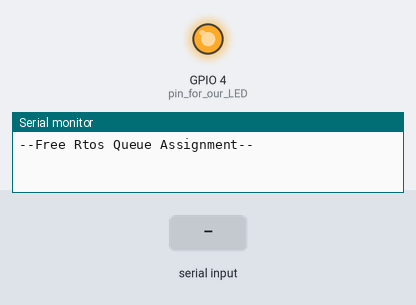
A program run on a simulated ESP32. On the bench: output pins drawn as LEDs (lit = HIGH), the last lines printed to the serial monitor. Dashed ring = blinking. The test bench sets the inputs (shaded band).

Above: at 2.2 s.
2.3 s: "delay90\n" received over Serial
5.3 s: "delay" received over Serial
At 5.58 s:
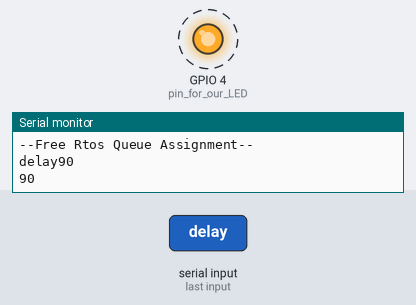
At 7.3 s:
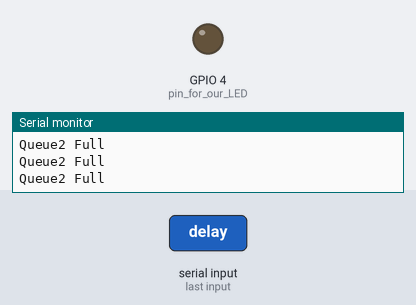
8.3 s: "delay,45\n" received over Serial
Timing chart, 0 to 17.3 s (numbered marks = the images above; inputs shaded):
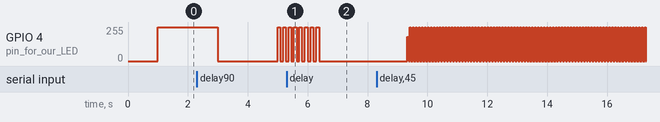

Measured:
- after the input at 5.3 s, GPIO 4 (pin_for_our_LED): goes on until 6.4 s, then stays 0/255
- after the input at 8.3 s, GPIO 4 (pin_for_our_LED): 0/255 → 181/255 after 1.0 s, then repeats every 0.08 s: 0/255 0.03 s, 255/255 0.05 s

The program:

main.cpp
```cpp
#include <Arduino.h>

//use only one core
#if CONFIG_FREERTOS_UNICORE
#define ARDUINO_RUNNING_CORE 0
#else
#define ARDUINO_RUNNING_CORE 1
#endif

// settings

static const uint8_t msg_queue_len = 5; // maximum number of queues our queue can store

// create our queue variable as a global variable
// so both of our tasks can use it
// not our 'QueueHandle_t' is a struct
static QueueHandle_t msg_queue1;
static QueueHandle_t msg_queue2;

//tasks
void printMessages(void *parameters)
{
  String response_queue2; // this is where i would store the messages in queue2,
                          // I am sending integers values so it is an 'int'

  while (1)
  {

    // check if there is a message in the queue
    if (xQueueReceive(msg_queue2, (void *)&response_queue2, 0) == pdTRUE) //returns pdTRUE if an item was successfully received from the queue,otherwise pdFALSE.
                                                                          // the message is then stored in the address of item(&item) and is converted to a void
                                                                          // pointer, while '0' is the number of TICKS(delay) to wait for the message to arrive
    {
      Serial.println(response_queue2); // print the item to the serial monitor
    }
    String msg = Serial.readString();
    String Delay = "";
    int delay_int = 0;
    if (msg.length() > 0)
    {
      Serial.println(msg);

      if (msg.startsWith("delay"))
      {

        for (int i = 0; i < msg.length(); i++)
        {
          if (isDigit(msg[i]))
          {
            Delay += msg[i];
          }
        }
        delay_int = Delay.toInt();
        //Serial.println(Delay);

        // try to add items to  queue1 for 10 ticks, fail if queue is full
        if (xQueueSend(msg_queue1, (void *)&delay_int, 10) != pdTRUE)
        {
          Serial.println("Queue Full");
        }
      }
    }
    //Serial.println(item); // print the value in item whether the message is received or not
    //wait for 1 sec before trying to read
    //vTaskDelay(1000/portTICK_PERIOD_MS);
  }
}

void BlinkLed(void *parameters)
{
  int led_delay = 2000;
  long blink_count =0;
  int blink_count2=0;
  const String message = "Blinked";
  //String response_queue1="";
  while (1)
  {
    if (xQueueReceive(msg_queue1, (void *)&led_delay, 0) == pdTRUE) //returns pdTRUE if an item was successfully received from the queue,otherwise pdFALSE.
                                                                    // the message is then stored in the address of item(&item) and is converted to a void
                                                                    // pointer, while '0' is the number of TICKS(delay) to wait for the message to arrive
    {
      Serial.println(led_delay); // print the item to the serial monitor
    }
    //blink led
    digitalWrite(4,1);
    vTaskDelay(led_delay / portTICK_PERIOD_MS);
    digitalWrite(4,0); //turn off led
    vTaskDelay(led_delay / portTICK_PERIOD_MS);
    blink_count++; blink_count2++;
    String blink_count2_string = String(blink_count2);
    if(blink_count==100){ // send message "Blinked" everytime the led blinks 100 times
      blink_count=0;

      if (xQueueSend(msg_queue2, (void *)&message, 10) != pdTRUE)
        {
          Serial.println("Queue2 Full");
        }
    }
   if (xQueueSend(msg_queue2, (void *)&blink_count2_string, 10) != pdTRUE)
        {
          Serial.println("Queue2 Full");
        }

  }
}
void setup()
{
  // put your setup code here, to run once:
  Serial.begin(115200);
  pinMode(4,OUTPUT); // pin for our LED

  //wait one sec so we dont miss serial output
  vTaskDelay(1000 / portTICK_PERIOD_MS);
  Serial.println("--Free Rtos Queue Assignment--");

  // create a queue
  msg_queue1 = xQueueCreate(msg_queue_len, sizeof(int)); // create a queue takes two variables the max length of queue and
                                                         // The size, in bytes, required to hold each item in the queue.

  msg_queue2 = xQueueCreate(msg_queue_len, sizeof(String));

  xTaskCreatePinnedToCore(
      printMessages // function to run
      ,
      "printMessages" // task name
      ,
      1024 // Stack size
      ,
      NULL,
      1 // Priority
      ,
      NULL,

      ARDUINO_RUNNING_CORE);

  xTaskCreatePinnedToCore(
      BlinkLed // function to run
      ,
      "BlinkLed" // task name
      ,
      1024*2 // Stack size
      ,
      NULL,
      1 // Priority
      ,
      NULL,
      ARDUINO_RUNNING_CORE);
}

void loop()
{
  // put your main code here, to run repeatedly:
}
```
